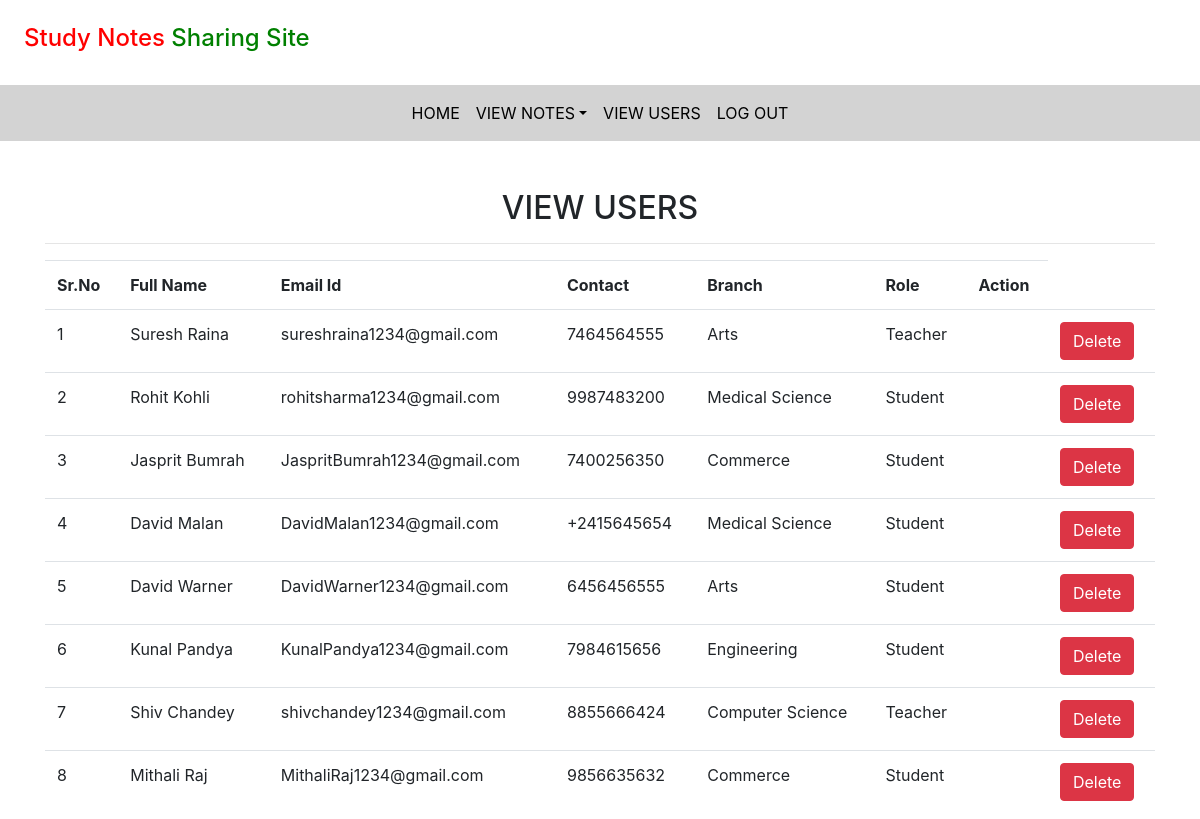
The page /view_users (signed in) on the database its author committed.
### notes/models.py (models this page shows, shortened)
class Signup(models.Model):
    user=models.ForeignKey(User,on_delete=models.CASCADE)
    contact=models.CharField(max_length=10)
    branch = models.CharField(max_length=30)
    role = models.CharField(max_length=15)

### notes/views.py (the view)
# urls.py: path('view_users', view_users, name="view_users"),
def view_users(request):
    if not request.user.is_authenticated: # if user is not login then send it to first login page
        return redirect('login_admin')
    users=Signup.objects.all()# here we get the user data stored in user module
    d={'users':users}
    return render(request,'view_users.html',d)

### notes/template/view_users.html (shortened to what this page needs)
{% extends 'admin_nav.html'%}
{% block body %}
{% load static %}
<link rel="stylesheet"  href="https://cdnjs.cloudflare.com/ajax/libs/twitter-bootstrap/4.5.2/css/bootstrap.min.css">
<link rel="stylesheet"  href="https://cdn.datatables.net/1.10.22/css/dataTables.bootstrap4.min.css">
<div class="container mt-5">
    <h2 class="text-center">VIEW USERS </h2>
        <hr>
        <table class="table table=bordered" id="example">
            <thread>
                <tr>
                    <th>Sr.No</th>
                     <th>Full Name</th>
                     <th>Email Id</th>
                     <th>Contact</th>
                     <th>Branch</th>
                     <th>Role</th>
                     <th>Action</th>
                </tr>
                {% for i in users %}
                <tr>
                    <td>{{forloop.counter}}</td>
                    <td style="text-transform:capitalize">{{i.user.first_name}} {{i.user.last_name}}</td>
                    <td>{{i.user.username}}</td>
                    <td>{{i.contact}}</td>
                    <td>{{i.branch}}</td>
                    <td>{{i.role}}</td>
                    <td>{{i.status}}</td>
                    <td><a href="{% url 'delete_users' i.user.id %}" class="btn btn-danger" onclick="return confirm(Are you sure?)">Delete</a></td>
                </tr>
                {% endfor %}
            </thread>
        </table>
</div>
{% endblock%}

### notes/static/css/mystyle.css (style rules this page uses)
body { padding:0; margin:0; background-color:floralwhite; }

### rows shown on the page
Signup: user.first_name "Suresh", user.last_name "Raina", user.username "sureshraina1234@gmail.com", contact "7464564555", branch "Arts", role "Teacher"
Signup: user.first_name "Rohit", user.last_name "Kohli", user.username "rohitsharma1234@gmail.com", contact "9987483200", branch "Medical Science", role "Student"
Signup: user.first_name "Jasprit", user.last_name "Bumrah", user.username "JaspritBumrah1234@gmail.com", contact "7400256350", branch "Commerce", role "Student"
Signup: user.first_name "David", user.last_name "Malan", user.username "DavidMalan1234@gmail.com", contact "+2415645654", branch "Medical Science", role "Student"
Signup: user.first_name "David", user.last_name "Warner", user.username "DavidWarner1234@gmail.com", contact "6456456555", branch "Arts", role "Student"
Signup: user.first_name "Kunal", user.last_name "Pandya", user.username "KunalPandya1234@gmail.com", contact "7984615656", branch "Engineering", role "Student"
Signup: user.first_name "Shiv", user.last_name "Chandey", user.username "shivchandey1234@gmail.com", contact "8855666424", branch "Computer Science", role "Teacher"
Signup: user.first_name "Mithali", user.last_name "Raj", user.username "MithaliRaj1234@gmail.com", contact "9856635632", branch "Commerce", role "Student"
